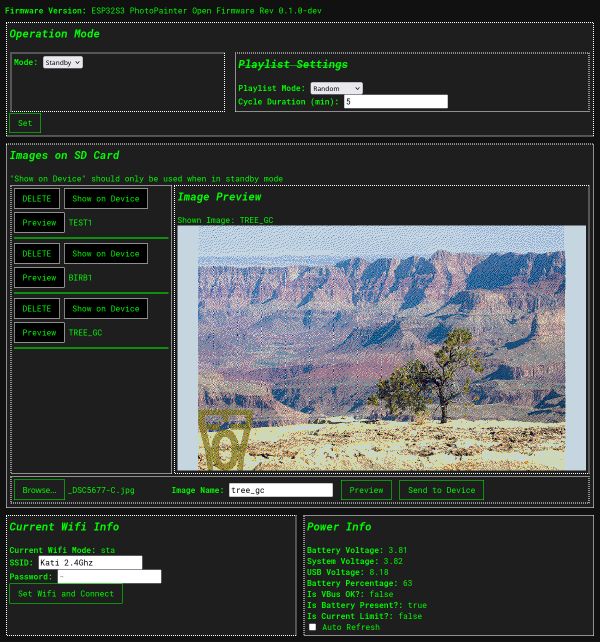
#> input picture .img/web_prev1.png, 1200 x 1284 px (shown at 1/2 size)
$ python -i imageProcessor.py   (imports and definitions only)
#> lines starting #> are read from the running program, lines starting #| are printed output that depends on the picture
#!/bin/python3
from PIL import Image, ImagePalette, ImageOps
import numpy as np

def createFBFromImage(imagePath: str) -> bytes:
#> called with imagePath = '../.img/web_prev1.png'
    img = Image.open(imagePath)
#> img is the input picture: PIL image 1200x1284 RGBA; mean R, G, B, A 66.4, 71.9, 69.3, 255
    imgW, imgH = img.size
#> imgW = 1200; imgH = 1284
    targW, targH = 800, 480

    # Computed scaling
    if imgH > imgW:
        img = img.transpose(Image.TRANSPOSE)
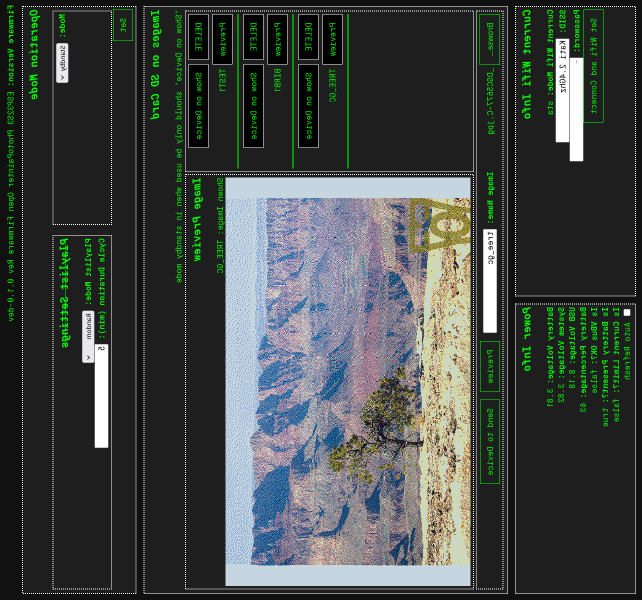
#> img: PIL image 1284x1200 RGBA (shown at 1/2 size); mean R, G, B, A 66.4, 71.9, 69.3, 255
        imgW, imgH = img.size
#> imgW = 1284; imgH = 1200

    scale_ratio = min(targW / imgW, targH / imgH)
#> scale_ratio = 0.4
    # Calculate the size after scaling
    resized_width = int(imgW * scale_ratio)
#> resized_width = 513
    resized_height = int(imgH * scale_ratio)
#> resized_height = 480

    # Resize image
    output_image = img.resize((resized_width, resized_height))
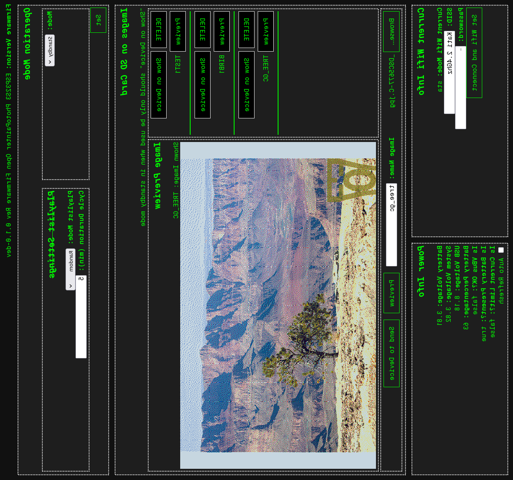
#> output_image: PIL image 513x480 RGBA; mean R, G, B, A 66.4, 71.9, 69.3, 255

    # Create the target image and center the resized image
    resized_image = Image.new('RGB', (targW, targH), (255, 255, 255))
#> resized_image: PIL image 800x480 RGB; every value is 255
    left = (targW - resized_width) // 2
#> left = 143
    top = (targH - resized_height) // 2
#> top = 0
    resized_image.paste(output_image, (left, top))
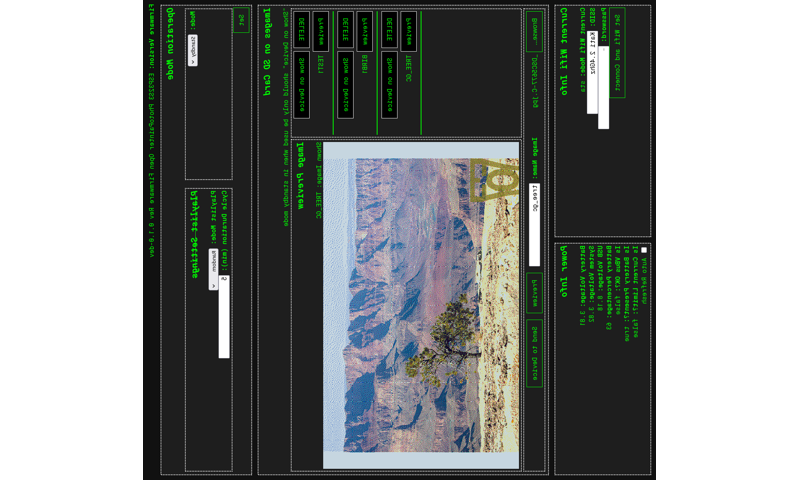
#> resized_image: PIL image 800x480 RGB; mean R, G, B 134.1, 137.6, 135.9

    resized_image = resized_image.transpose(Image.ROTATE_180)
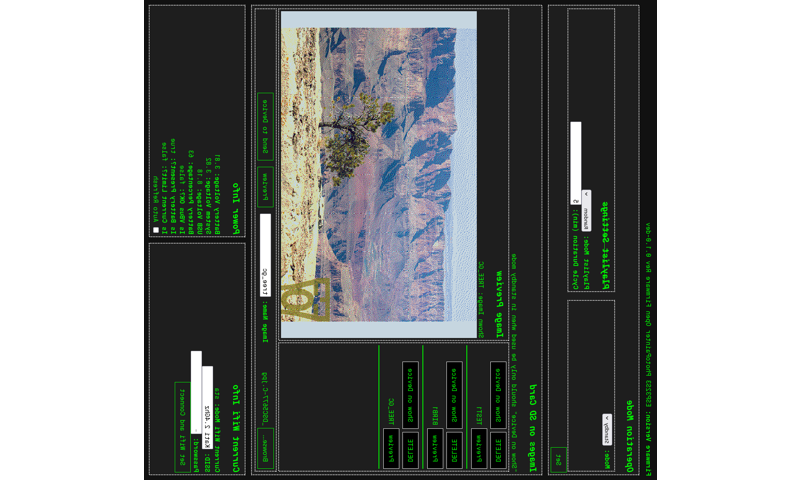
#> resized_image: PIL image 800x480 RGB; mean R, G, B 134.1, 137.6, 135.9


    # Create a palette object
    pal_image = Image.new("P", (1, 1))
    # pallette from Waveshare example, which doesn't match the actual colors
    pal_image.putpalette(
            (0,0,0,         # black
            255,255,255,    # white
            255,255,0,      # yellow
            255,0,0,        # red
            0,0,255,        # blue
            0,255,0))       # green

    # pallette measured through my camera. of course it will depend on lightness (I don't have a true color reference sheet yet),
    # so experimentation may be needed
    # pal_image.putpalette((
    #     0,0,41,                 # black
    #     142,153,161,                 # white
    #     173,157,28,                  # yellow
    #     127,6,3,                    # red
    #     0,52,136,                      # blue
    #     15,86,75))                    # green
    pal_image.putpalette((
        0,0,42,                 # black
        198,214,224,                 # white
        242,220,8,                  # yellow
        176,0,0,                    # red
        0,64,190,                      # blue
        0,118,101))                    # green

    # The color quantization and dithering algorithms are performed, and the results are converted to RGB mode
    display_dither = Image.Dither(Image.FLOYDSTEINBERG)
    quantized_image = resized_image.quantize(colors=6, method=Image.Quantize.MEDIANCUT,
                                             dither=display_dither, palette=pal_image)
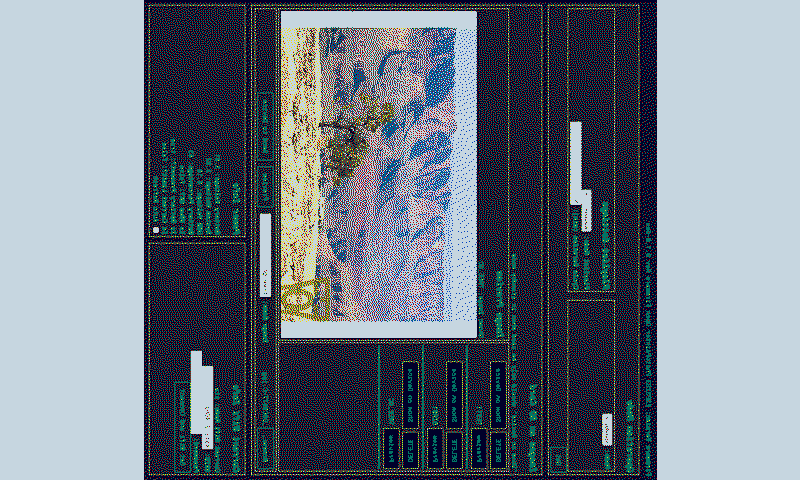
#> quantized_image: PIL image 800x480 P; mean R, G, B 113.1, 122.2, 134.3


    index_to_enum = [0, 1, 2, 3, 5, 6]

    lut = np.zeros(256)
    for i, v in enumerate(index_to_enum):
        lut[i] = v

    # \/ was used to test endianness of display
    # quantized_image.putpixel((0, 0), 0)
    # quantized_image.putpixel((1, 1), 0)

    coded = quantized_image.point(lut, mode="L")  # "L" image where each pixel is your enum value
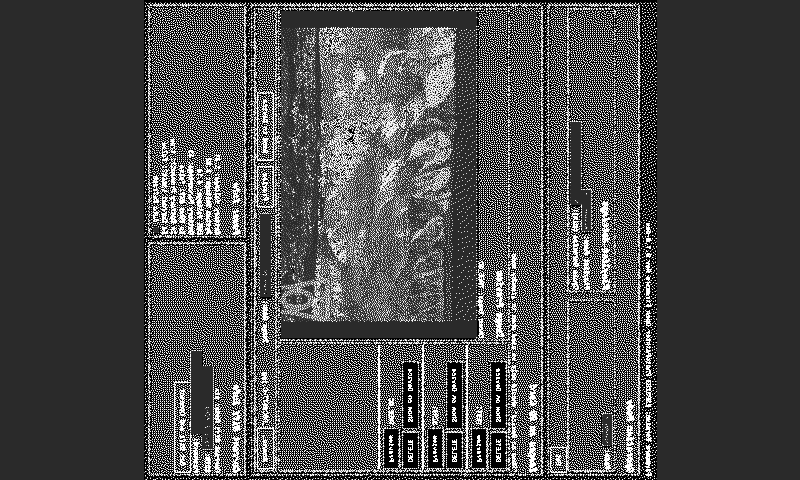
#> coded: PIL image 800x480 L; min 0, max 6, mean 1.75; drawn with min black and max white
    print(quantized_image.getpixel((400, 100)))
#| 1
    print(coded.getpixel((400, 100)))
#| 1
    # print(f'Successfully converted {filename} to {outputName}')

    data = coded.tobytes()

    packed = bytearray((len(data) + 1) // 2)

    for i in range(0, len(data), 2):
        # on the display, MSB is pixel 0
        lo = (data[i] & 0x0F) << 4
        hi = data[i + 1] & 0x0F
        packed[i // 2] = lo | hi
#> this loop made 192000 passes
#> i on passes 3 to 5: 4, 6, 8

    return packed

>>> result = createFBFromImage('../.img/web_prev1.png')
